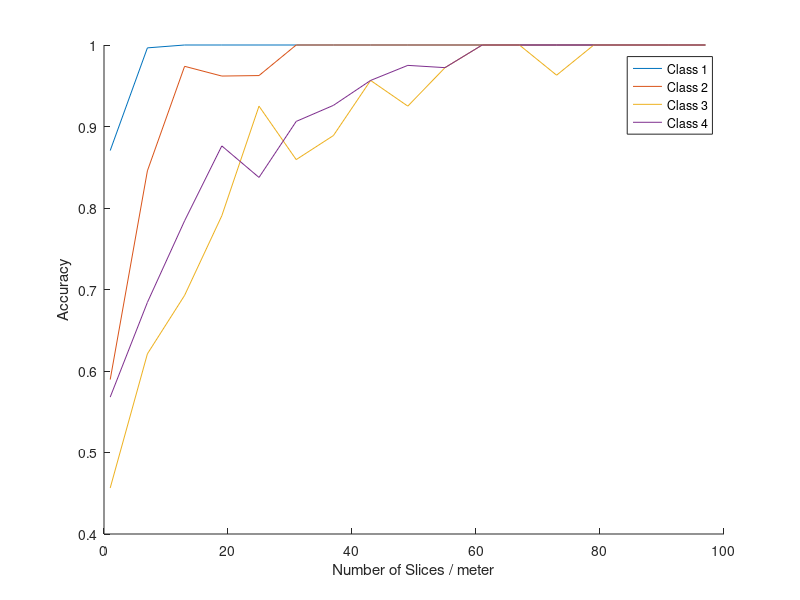
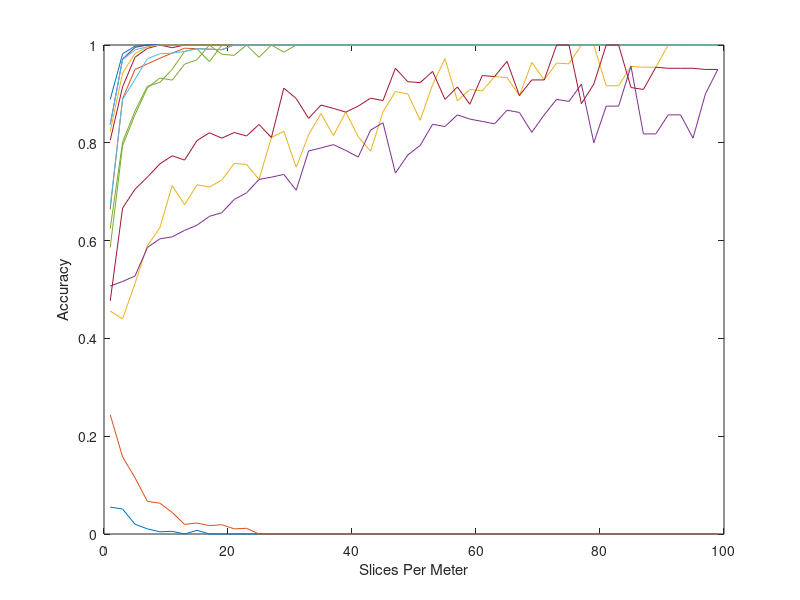

Write the MATLAB code that produced these figures, in order.

clf,clc,close all
class4 = [0.568, 0.6842105263157895, 0.7843137254901961, 0.8761904761904762, 0.8375, 0.90625, 0.9259259259259259, 0.9565217391304348, 0.975, 0.9722222222222222, 1.0, 1.0, 1.0, 1.0, 1.0, 1.0, 1.0];
class1 = [0.8705, 0.9964912280701754, 1.0, 1.0, 1.0, 1.0, 1.0, 1.0, 1.0, 1.0, 1.0, 1.0, 1.0, 1.0, 1.0, 1.0, 1.0];
class2 = [0.5895, 0.8456140350877193, 0.9738562091503268, 0.9619047619047619, 0.9625, 1.0, 1.0, 1.0, 1.0, 1.0, 1.0, 1.0, 1.0, 1.0, 1.0, 1.0, 1.0];
class3 = [0.4565, 0.6210526315789474, 0.6928104575163399, 0.7904761904761904, 0.925, 0.859375, 0.8888888888888888, 0.9565217391304348, 0.925, 0.9722222222222222, 1.0, 1.0, 0.9629629629629629, 1.0, 1.0, 1.0, 1.0];



x = 1:6:100;
figure
hold on
plot(x,class1, x,class2,x,class3,x,class4)
xlabel(" Number of Slices / meter ")
ylabel(" Accuracy ")
legend("Class 1","Class 2","Class 3","Class 4")

%plot(x,class2,'g')
%plot(x,class3,'b')
%plot(x,class4,'p')


labels = [2,1,3,1,1,1,2,1,2,2,4,1,1,1];
m = {};
m{1} = [0.055, 0.05105105105105105, 0.02, 0.010526315789473684, 0.0045045045045045045, 0.0055248618784530384, 0.0, 0.007518796992481203, 0.0, 0.0, 0.0, 0.0, 0.0, 0.0, 0.0, 0.0, 0.0, 0.0, 0.0, 0.0, 0.0, 0.0, 0.0, 0.0, 0.0, 0.0, 0.0, 0.0, 0.0, 0.0, 0.0, 0.0, 0.0, 0.0, 0.0, 0.0, 0.0, 0.0, 0.0, 0.0, 0.0, 0.0, 0.0, 0.0, 0.0, 0.0, 0.0, 0.0, 0.0, 0.0];

m{2} = [0.664, 0.8903903903903904, 0.95, 0.9614035087719298, 0.972972972972973, 0.9834254143646409, 0.9934640522875817, 0.9924812030075187, 0.9914529914529915, 0.9904761904761905, 1.0, 1.0, 1.0, 1.0, 1.0, 1.0, 1.0, 1.0, 1.0, 1.0, 1.0, 1.0, 1.0, 1.0, 1.0, 1.0, 1.0, 1.0, 1.0, 1.0, 1.0, 1.0, 1.0, 1.0, 1.0, 1.0, 1.0, 1.0, 1.0, 1.0, 1.0, 1.0, 1.0, 1.0, 1.0, 1.0, 1.0, 1.0, 1.0, 1.0];

m{3} = [0.456, 0.43993993993993996, 0.5125, 0.5894736842105263, 0.6261261261261262, 0.712707182320442, 0.673202614379085, 0.7142857142857143, 0.7094017094017094, 0.7238095238095238, 0.7578947368421053, 0.7558139534883721, 0.725, 0.8108108108108109, 0.8235294117647058, 0.75, 0.8166666666666667, 0.8596491228070176, 0.8148148148148148, 0.8627450980392157, 0.8125, 0.782608695652174, 0.8636363636363636, 0.9047619047619048, 0.9, 0.8461538461538461, 0.918918918918919, 0.9722222222222222, 0.8857142857142857, 0.9090909090909091, 0.90625, 0.9354838709677419, 0.9333333333333333, 0.896551724137931, 0.9642857142857143, 0.9285714285714286, 0.9629629629629629, 0.9615384615384616, 1.0, 1.0, 0.9166666666666666, 0.9166666666666666, 0.9565217391304348, 0.9545454545454546, 0.9545454545454546, 1.0, 1.0, 1.0, 1.0, 1.0];

m{4} = [0.8375, 0.9714714714714715, 0.995, 1.0, 1.0, 1.0, 1.0, 1.0, 1.0, 1.0, 1.0, 1.0, 1.0, 1.0, 1.0, 1.0, 1.0, 1.0, 1.0, 1.0, 1.0, 1.0, 1.0, 1.0, 1.0, 1.0, 1.0, 1.0,1.0, 1.0, 1.0, 1.0, 1.0, 1.0, 1.0, 1.0, 1.0, 1.0, 1.0, 1.0, 1.0, 1.0, 1.0, 1.0, 1.0, 1.0, 1.0, 1.0, 1.0, 1.0];

m{5} = [0.6245, 0.8018018018018018, 0.865, 0.9157894736842105, 0.9234234234234234, 0.9502762430939227, 0.9869281045751634, 0.9924812030075187, 0.9658119658119658, 1.0,1.0, 1.0, 1.0, 1.0, 1.0, 1.0, 1.0, 1.0, 1.0, 1.0, 1.0, 1.0, 1.0, 1.0, 1.0, 1.0, 1.0, 1.0, 1.0, 1.0, 1.0, 1.0, 1.0, 1.0, 1.0, 1.0, 1.0, 1.0, 1.0, 1.0, 1.0, 1.0, 1.0, 1.0, 1.0, 1.0, 1.0, 1.0, 1.0, 1.0];

m{6} = [0.8365, 0.96996996996997, 0.99, 0.9964912280701754, 1.0, 1.0, 1.0, 1.0, 1.0, 1.0, 1.0, 1.0, 1.0, 1.0, 1.0, 1.0, 1.0, 1.0, 1.0, 1.0, 1.0, 1.0, 1.0, 1.0, 1.0, 1.0, 1.0, 1.0, 1.0, 1.0, 1.0, 1.0, 1.0, 1.0, 1.0, 1.0, 1.0, 1.0, 1.0, 1.0, 1.0, 1.0, 1.0, 1.0, 1.0, 1.0, 1.0, 1.0, 1.0, 1.0];

m{7} = [0.805, 0.9144144144144144, 0.975, 0.9929824561403509, 1.0, 0.994475138121547, 1.0, 1.0, 1.0, 1.0, 1.0, 1.0, 1.0, 1.0, 1.0, 1.0, 1.0, 1.0, 1.0, 1.0, 1.0, 1.0, 1.0, 1.0, 1.0, 1.0, 1.0, 1.0, 1.0, 1.0, 1.0, 1.0, 1.0, 1.0, 1.0, 1.0, 1.0, 1.0, 1.0, 1.0, 1.0, 1.0, 1.0, 1.0, 1.0, 1.0, 1.0, 1.0, 1.0, 1.0];

m{8} = [0.8885, 0.9819819819819819, 0.9975, 1.0, 1.0, 1.0, 1.0, 1.0, 1.0, 1.0, 1.0, 1.0, 1.0, 1.0, 1.0, 1.0, 1.0, 1.0, 1.0, 1.0, 1.0, 1.0, 1.0, 1.0, 1.0, 1.0, 1.0, 1.0, 1.0, 1.0, 1.0, 1.0, 1.0, 1.0, 1.0, 1.0, 1.0, 1.0, 1.0, 1.0, 1.0, 1.0, 1.0, 1.0, 1.0, 1.0, 1.0, 1.0, 1.0, 1.0];

m{9} = [0.244, 0.15765765765765766, 0.115, 0.06666666666666667, 0.06306306306306306, 0.04419889502762431, 0.0196078431372549, 0.022556390977443608, 0.017094017094017096, 0.01904761904761905, 0.010526315789473684, 0.011627906976744186, 0.0, 0.0, 0.0, 0.0, 0.0, 0.0, 0.0, 0.0, 0.0, 0.0, 0.0, 0.0, 0.0, 0.0, 0.0, 0.0, 0.0, 0.0, 0.0, 0.0, 0.0, 0.0, 0.0, 0.0, 0.0, 0.0, 0.0, 0.0, 0.0, 0.0, 0.0, 0.0, 0.0, 0.0, 0.0, 0.0, 0.0, 0.0];

m{10} = [0.823, 0.9429429429429429, 0.9825, 0.9964912280701754, 1.0, 1.0, 1.0, 1.0, 1.0, 1.0, 1.0, 1.0, 1.0, 1.0, 1.0, 1.0, 1.0, 1.0, 1.0, 1.0, 1.0, 1.0, 1.0, 1.0, 1.0,1.0, 1.0, 1.0, 1.0, 1.0, 1.0, 1.0, 1.0, 1.0, 1.0, 1.0, 1.0, 1.0, 1.0, 1.0, 1.0, 1.0, 1.0, 1.0, 1.0, 1.0, 1.0, 1.0, 1.0, 1.0];

m{11} = [0.507, 0.5165165165165165, 0.5275, 0.5859649122807018, 0.6036036036036037, 0.6077348066298343, 0.6209150326797386, 0.631578947368421, 0.6495726495726496, 0.6571428571428571, 0.6842105263157895, 0.6976744186046512, 0.725, 0.7297297297297297, 0.7352941176470589, 0.703125, 0.7833333333333333, 0.7894736842105263, 0.7962962962962963, 0.7843137254901961, 0.7708333333333334, 0.8260869565217391, 0.8409090909090909, 0.7380952380952381, 0.775, 0.7948717948717948, 0.8378378378378378, 0.8333333333333334, 0.8571428571428571, 0.8484848484848485, 0.84375, 0.8387096774193549, 0.8666666666666667, 0.8620689655172413, 0.8214285714285714, 0.8571428571428571, 0.8888888888888888, 0.8846153846153846, 0.92, 0.8, 0.875, 0.875, 0.9565217391304348, 0.8181818181818182, 0.8181818181818182, 0.8571428571428571, 0.8571428571428571, 0.8095238095238095, 0.9, 0.95];

m{12} = [0.586, 0.7942942942942943, 0.8575, 0.9122807017543859, 0.9324324324324325, 0.9281767955801105, 0.9607843137254902, 0.9699248120300752, 1.0, 0.9809523809523809,0.9789473684210527, 1.0, 0.975, 1.0, 0.9852941176470589, 1.0, 1.0, 1.0, 1.0, 1.0, 1.0, 1.0, 1.0, 1.0, 1.0, 1.0, 1.0, 1.0, 1.0, 1.0, 1.0, 1.0, 1.0, 1.0, 1.0, 1.0, 1.0, 1.0, 1.0, 1.0, 1.0, 1.0, 1.0, 1.0, 1.0, 1.0, 1.0, 1.0, 1.0, 1.0];

m{13} = [0.67, 0.8888888888888888, 0.93, 0.9719298245614035, 0.9819819819819819, 0.9834254143646409, 0.9869281045751634, 0.9924812030075187, 0.9914529914529915, 0.9904761904761905, 1.0, 1.0, 1.0, 1.0, 1.0, 1.0, 1.0, 1.0, 1.0, 1.0, 1.0, 1.0, 1.0, 1.0, 1.0, 1.0, 1.0, 1.0, 1.0, 1.0, 1.0, 1.0, 1.0, 1.0, 1.0, 1.0, 1.0, 1.0, 1.0, 1.0, 1.0, 1.0, 1.0, 1.0, 1.0, 1.0, 1.0, 1.0, 1.0, 1.0];

m{14} = [0.4765, 0.6666666666666666, 0.705, 0.7298245614035088, 0.7567567567567568, 0.7734806629834254, 0.7647058823529411, 0.8045112781954887, 0.8205128205128205, 0.8095238095238095, 0.8210526315789474, 0.813953488372093, 0.8375, 0.8108108108108109, 0.9117647058823529, 0.890625, 0.85, 0.8771929824561403, 0.8703703703703703, 0.8627450980392157, 0.875, 0.8913043478260869, 0.8863636363636364, 0.9523809523809523, 0.925, 0.9230769230769231, 0.9459459459459459, 0.8888888888888888, 0.9142857142857143, 0.8787878787878788, 0.9375, 0.9354838709677419, 0.9666666666666667, 0.896551724137931, 0.9285714285714286, 0.9285714285714286, 1.0, 1.0, 0.88, 0.92, 1.0, 1.0, 0.9130434782608695, 0.9090909090909091, 0.9545454545454546, 0.9523809523809523, 0.9523809523809523, 0.9523809523809523, 0.95, 0.95];




figure
x = 1:2:100;
for i=1:14
      plot(x,m{i})
      hold on
end

ylabel(" Accuracy ")
xlabel(" Slices Per Meter ")
    